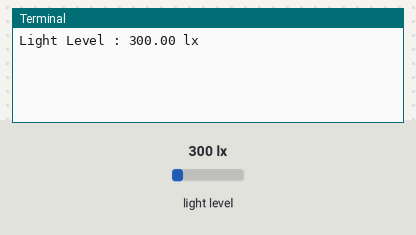
A program run on a simulated Raspberry Pi (BCM pin numbers). On the bench: the last lines printed to the terminal. The inputs (shaded band) are chosen by the test bench; at power-on: light level 300 lx.

Above: at 1.2 s.
1.3 s: light level set to 40 lx
At 3.1 s:
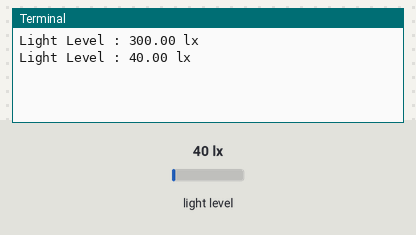
3.2 s: light level set to 500 lx
At 7.1 s:
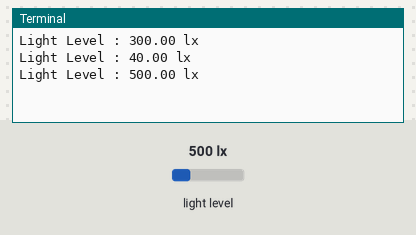
Timing chart, 0 to 8.6 s (numbered marks = the images above; inputs shaded):
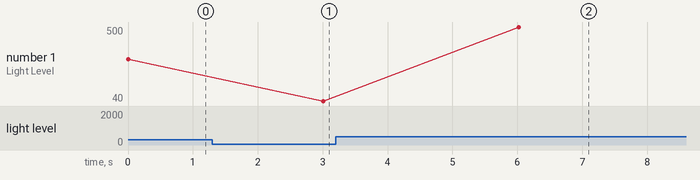

The program:

bh1750.py
```python
import smbus
import time
import blynklib

BLYNK_AUTH = 'nD-SwPo3-WpMrvAbdksIFa4YnP14l9-A'
blynk = blynklib.Blynk(BLYNK_AUTH)

DEVICE = 0x23  # Default device I2C address

POWER_DOWN = 0x00  # No active state
POWER_ON = 0x01  # Power on
RESET = 0x07  # Reset data register value

# Start measurement at 4lx resolution. Time typically 16ms.
CONTINUOUS_LOW_RES_MODE = 0x13
# Start measurement at 1lx resolution. Time typically 120ms
CONTINUOUS_HIGH_RES_MODE_1 = 0x10
# Start measurement at 0.5lx resolution. Time typically 120ms
CONTINUOUS_HIGH_RES_MODE_2 = 0x11
# Start measurement at 1lx resolution. Time typically 120ms
# Device is automatically set to Power Down after measurement.
ONE_TIME_HIGH_RES_MODE_1 = 0x20
# Start measurement at 0.5lx resolution. Time typically 120ms
# Device is automatically set to Power Down after measurement.
ONE_TIME_HIGH_RES_MODE_2 = 0x21
# Start measurement at 1lx resolution. Time typically 120ms
# Device is automatically set to Power Down after measurement.
ONE_TIME_LOW_RES_MODE = 0x23

# bus = smbus.SMBus(0) # Rev 1 Pi uses 0
bus = smbus.SMBus(1)  # Rev 2 Pi uses 1


def convertToNumber(data):
    # Simple function to convert 2 bytes of data
    # into a decimal number. Optional parameter 'decimals'
    # will round to specified number of decimal places.
    result = (data[1] + (256 * data[0])) / 1.2
    return (result)


def readLight(addr=DEVICE):
    # Read data from I2C interface
    data = bus.read_i2c_block_data(addr, ONE_TIME_HIGH_RES_MODE_1)
    return convertToNumber(data)


def main():

    while True:
        blynk.run()
        lightLevel = readLight()
        blynk.virtual_write(3, "Light Level : " + str(lightLevel) + " lx")
        blynk.virtual_write(4, format(lightLevel, '.2f'))
        print("Light Level : " + format(lightLevel, '.2f') + " lx")
        time.sleep(3)


if __name__ == "__main__":
    main()
```

Measured:
- after the input at 1.3 s, the terminal: prints a new line after 1.7 s (image 1)
- after the input at 3.2 s, the terminal: prints a new line after 2.8 s (image 2)
- plotted number 1: 300 → 40 after the input at 1.3 s, 40 → 500 after the input at 3.2 s
